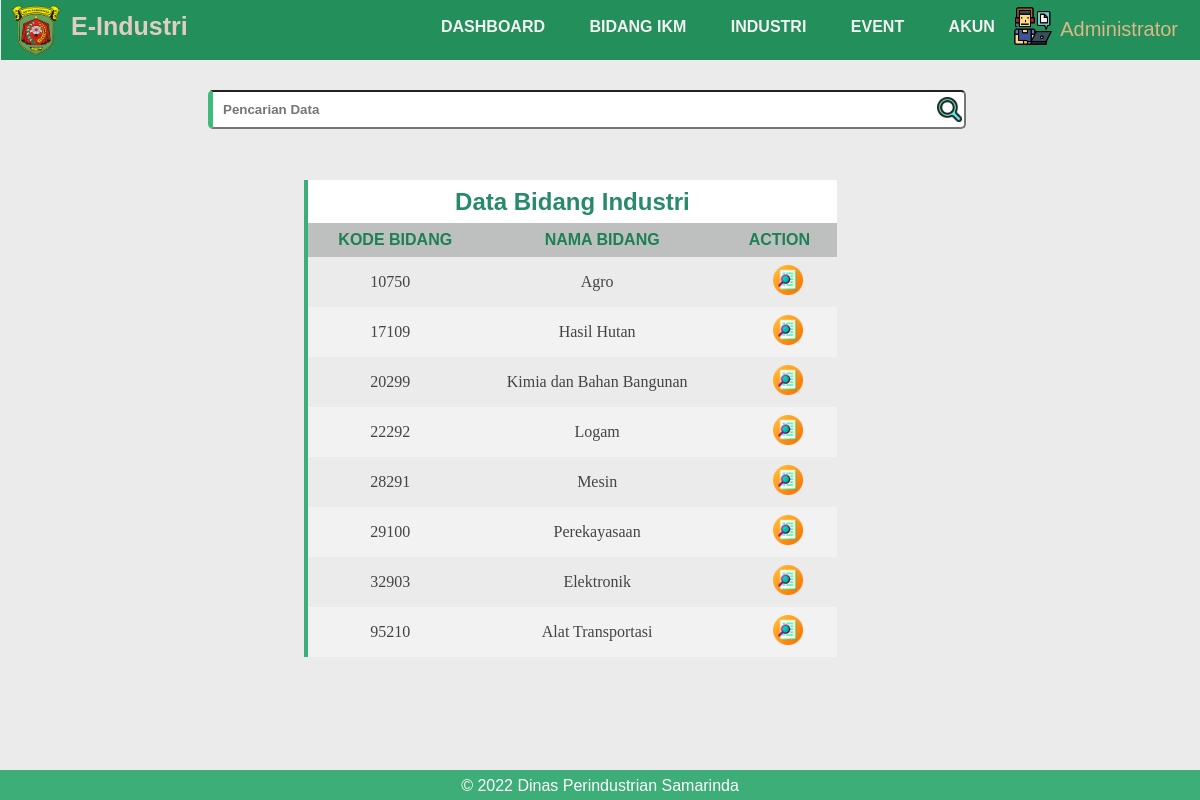
The page /admin/bidang_ikm.php (signed in) on the database its author committed.
### tables this page shows
CREATE TABLE `bidang_ikm` (
  `kode_bidang` int(11) NOT NULL,
  `nama_bidang` varchar(30) NOT NULL
);

### admin/bidang_ikm.php (the view, shortened to what this page needs)
<?php
include '../konek.php';
if (isset($_SESSION['superadmin'])) {
	$query = "SELECT * FROM `bidang_ikm`";
	$exc = $konek->query($query);
} else {
	header("location:../login.php");
}
?>
<!DOCTYPE html>
<html lang="en">
<head>
	<link href="../css/index-admin.css" rel="stylesheet" type="text/css" />
</head>
<body>
		<div class="header-admin">
				<div class="corner-header">
					<li class="logo-admin"><img src="../image/dinas_kaltim.png" alt="" style="width: 50px;"></li>
					<ul class="title-app">E-Industri</ul>
					<ul class="navbar-admin">
						<li><a href="admin-dashboard.php">Dashboard</a></li>
						<li><a href="bidang_ikm.php">Bidang IKM</a></li>
						<li><a href="industri.php">Industri</a></li>
						<li><a href="event.php">Event</a></li>
						<li><a href="akun.php">Akun</a></li>
					</ul>
				</div>
				<div class="ikon-profil">
				<img src="../image/worker.png">
				<li class="dropdown" style="margin-right: -165px">Administrator
				</li>
			</div>
		</div>
		<div class="data">
			<form method="post" action="">
                <input style="font-weight:700; width: 80%; text-decoration: none; padding: 10px 10px; border-radius: 5px; border-left: 5px solid rgb(63, 186, 127); margin-top: -40px;" type="text" name="keyword" placeholder="Pencarian Data" autocomplete="off">
				<img src="../image/search.png" alt="" style="width: 25px; margin-left: 77%; display:block; margin-top: -32px;">
            </form>
		</div>
		<div class="tabel-content">
			<h2>Data Bidang Industri</h2>
			<table cellpadding="0" cellspacing="0" style="width: 45%;margin-left: 25%;text-align: center">
				<tbody style="text-align: center;font-size: 16px;">
					<tr>
						<th>Kode Bidang</th>
						<th>Nama Bidang</th>
						<th>Action</th>
					</tr>
				<tbody style="font-size: 16px;">
					<?php foreach ($exc as $row) : ?>
					<tr>
						<td style="padding-left: 10px;"><?= $row['kode_bidang'] ?></td>
						<td style="padding-left: 10px;"><?= $row['nama_bidang'] ?></td>
						<td style="text-align: center;display: flex;">
							<div style="width: 50%; margin-left: 27px"><a href="detail_bidang.php?kode_bidang=<?= $row['kode_bidang'] ?>"><img src="../image/detail.png" alt=""></a></div>
						</td>
					</tr>
					<?php endforeach ?>
				</tbody>
			</table>
		</div>
	<footer style="position:fixed; width: 100%; height: 30px; bottom: 0">
		<p align="middle" style="margin-top: 7px;position:relative;">© 2022 Dinas Perindustrian Samarinda</p>
	</footer>
</body>
</html>

### css/index-admin.css (style rules this page uses)
*, *:before, *:after { box-sizing: border-box; }
body { background-color: rgb(236, 235, 235); }
.header-admin { position: fixed; background: rgb(35, 144, 91); width: 101%; height: 60px; margin-left: -7px; margin-right: 10px; top: 0; }
.logo-admin { display: block; margin-left: 10px; margin-top: 4px; }
.title-app { margin-top: -55px; margin-left: 30px; color: #e0cdc3; font-weight: 900; font-size: 25px; font-family:'Trebuchet MS', 'Lucida Sans Unicode', 'Lucida Grande', 'Lucida Sans', Arial, sans-serif; margin-right: 10px; }
.navbar-admin { margin-left: 400px; margin-bottom: -20px; margin-top: -53px; padding: 0px; text-transform: uppercase; font-family: 'Gill Sans', 'Gill Sans MT', Calibri, 'Trebuchet MS', sans-serif; font-weight: bolder; }
.corner-header { background-color:white(44, 44, 44); color: Black; }
.corner-header img { width: 70px; display: block; margin-bottom: 10px; }
.corner-header ul li { margin-left: 30px; display:inline-block; font-size: 16px; margin-top: 5px; }
.corner-header a { color:rgb(243, 241, 241); text-decoration: none; transition: .3s; font-family:Verdana, Geneva, Tahoma, sans-serif; margin-top: 10px; margin-left: 10px; }
.ikon-profil { position:relative; line-height:3; margin:0; padding:0; list-style-type:none; list-style-position:inside; z-index: 2; }
.ikon-profil img { width: 40px; float: right; margin-right: 160px; margin-top: -10px; }
.dropdown { color: burlywood; float: right; margin-right: -130px; font-size: 20px; font-family: 'Franklin Gothic Medium', 'Arial Narrow', Arial, sans-serif; margin-top: -17px; text-transform: capitalize; }
footer { font-family: 'Libre Franklin', sans-serif; background-color: rgb(61, 174, 119); color: white; width: 101%; margin-left: -8px; height: 40px; margin-top: 24%; position: fixed; }
.data { margin-top: 100px; margin-bottom: 10px; text-align: left; width: 80%; margin-left: 200px; }
.tabel-content { margin-top: 40px; }
.tabel-content h2 { padding: 8px 20px; text-align: center; background-color: white; width: 45%; margin-top: 20px; border-left: 4px solid rgb(61, 174, 119); font-weight: bolder; margin-bottom: -1px; margin-left: 25%; font-family:'Gill Sans', 'Gill Sans MT', Calibri, 'Trebuchet MS', sans-serif; color: rgb(39, 138, 104); }
.tabel-content table { color: #444; border-collapse:separate; width: 40%; border-left: 4px solid rgb(61, 174, 119); }
.tabel-content tr th { background: #bebfbf; color: rgb(27, 128, 84); font-weight: bolder; font-family:Verdana, Geneva, Tahoma, sans-serif; text-transform: uppercase; }
.tabel-content th, td { padding: 8px 20px; text-align: center; }
.tabel-content tr:nth-child(even) { background-color: #f2f2f2; }
.tabel-content img { width: 30px; }

### rows shown on the page
bidang_ikm: kode_bidang "10750", nama_bidang "Agro"
bidang_ikm: kode_bidang "17109", nama_bidang "Hasil Hutan"
bidang_ikm: kode_bidang "20299", nama_bidang "Kimia dan Bahan Bangunan"
bidang_ikm: kode_bidang "22292", nama_bidang "Logam"
bidang_ikm: kode_bidang "28291", nama_bidang "Mesin"
bidang_ikm: kode_bidang "29100", nama_bidang "Perekayasaan"
bidang_ikm: kode_bidang "32903", nama_bidang "Elektronik"
bidang_ikm: kode_bidang "95210", nama_bidang "Alat Transportasi"
